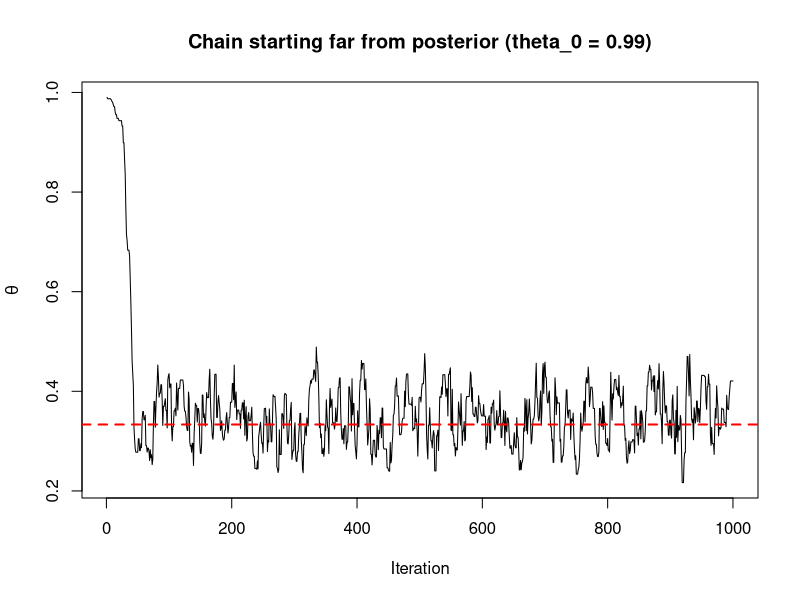
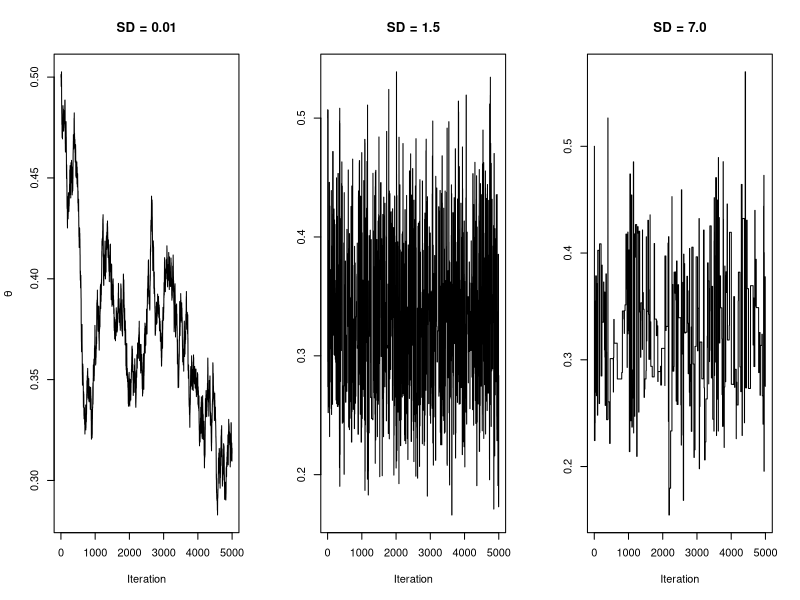
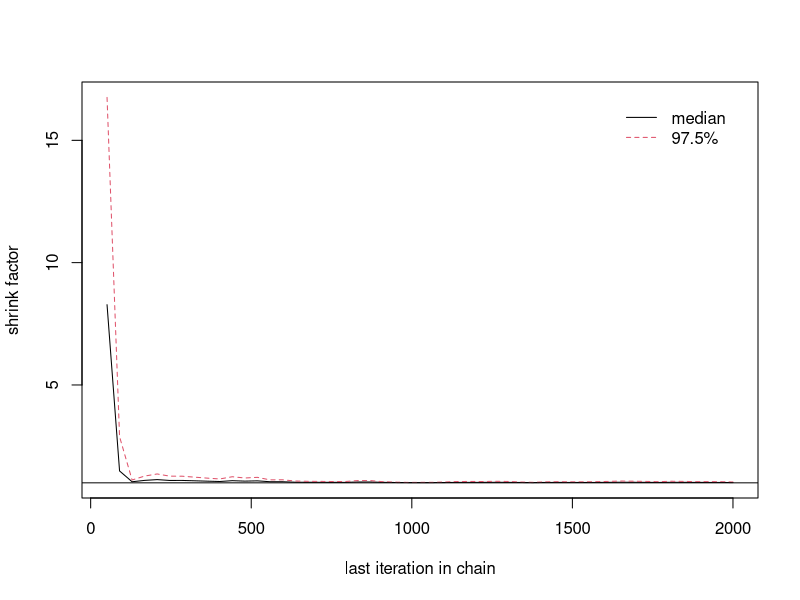

These figures' R source, in order:
## ---- chunk 1
# Coypus data
survived <- 19
released <- 57

# Log-likelihood: Binomial
loglikelihood <- function(x, p) {
  dbinom(x = x, size = released, prob = p, log = TRUE)
}

# Log-prior: Uniform(0, 1)
logprior <- function(p) {
  dunif(x = p, min = 0, max = 1, log = TRUE)
}

# Log-posterior (unnormalised — the denominator cancels later)
posterior <- function(x, p) {
  loglikelihood(x, p) + logprior(p)
}
## ---- chunk 2
# Proposal function: random walk on logit scale
move <- function(x, away = 0.2) {
  logitx         <- log(x / (1 - x))
  logit_candidate <- logitx + rnorm(1, 0, away)
  candidate      <- plogis(logit_candidate)
  return(candidate)
}

# Metropolis sampler
run_metropolis <- function(inits, steps, away = 0.2, seed = 1234) {
  set.seed(seed)
  theta.post    <- rep(NA, steps)
  theta.post[1] <- inits

  for (t in 2:steps) {
    theta_star <- move(theta.post[t - 1], away = away)

    pstar  <- posterior(survived, p = theta_star)
    pprev  <- posterior(survived, p = theta.post[t - 1])
    logR   <- pstar - pprev
    R      <- exp(logR)

    accept        <- rbinom(1, 1, prob = min(R, 1))
    theta.post[t] <- ifelse(accept == 1, theta_star, theta.post[t - 1])
  }
  return(theta.post)
}
## ---- chunk 3
theta.post <- run_metropolis(inits = 0.5, steps = 100)

head(theta.post)
tail(theta.post)
## ---- chunk 4
theta.far <- run_metropolis(inits = 0.99, steps = 1000)

plot(theta.far, type = "l",
     xlab = "Iteration", ylab = expression(theta),
     main = "Chain starting far from posterior (theta_0 = 0.99)")
abline(h = 19/57, col = "red", lwd = 2, lty = 2)
## ---- chunk 5
theta.small  <- run_metropolis(inits = 0.5, steps = 5000, away = 0.01,  seed = 10)
theta.medium <- run_metropolis(inits = 0.5, steps = 5000, away = 1.5,   seed = 10)
theta.large  <- run_metropolis(inits = 0.5, steps = 5000, away = 7.0,   seed = 10)

par(mfrow = c(1, 3))
plot(theta.small,  type = "l", main = "SD = 0.01",  ylab = expression(theta), xlab = "Iteration")
plot(theta.medium, type = "l", main = "SD = 1.5",   ylab = "", xlab = "Iteration")
plot(theta.large,  type = "l", main = "SD = 7.0",   ylab = "", xlab = "Iteration")
par(mfrow = c(1, 1))
## ---- chunk 6
library(coda)

neff_small  <- effectiveSize(theta.small)
neff_medium <- effectiveSize(theta.medium)
neff_large  <- effectiveSize(theta.large)

data.frame(
  proposal_sd  = c(0.01, 1.5, 7.0),
  raw_samples  = 5000,
  n_eff        = round(c(neff_small, neff_medium, neff_large))
)
## ---- chunk 7
library(coda)

# Run 4 chains from overdispersed starting values
starts <- c(0.05, 0.3, 0.7, 0.95)
chains <- lapply(seq_along(starts), function(i) {
  mcmc(run_metropolis(inits = starts[i], steps = 2000, seed = i))
})
chain_list <- mcmc.list(chains)

# Gelman-Rubin diagnostic
gelman.diag(chain_list)
gelman.plot(chain_list)
